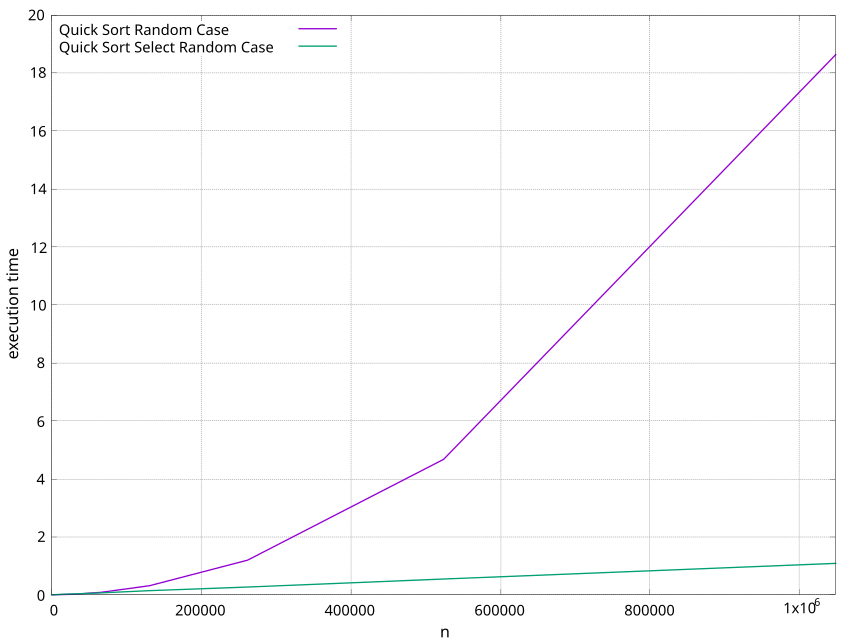

The gnuplot source for this figure:
reset
set grid
set border lw 0.2;  
set key Left left font ",11"
set tics font ",11"
set xlabel "n" font ",12"
set ylabel "execution time" font ",12"   
set xrange [4:1048576]
plot "times1_select.dat" u 1:2 w l title "Quick Sort Random Case",\
     "times1_select.dat" u 1:3 w l title "Quick Sort Select Random Case"
